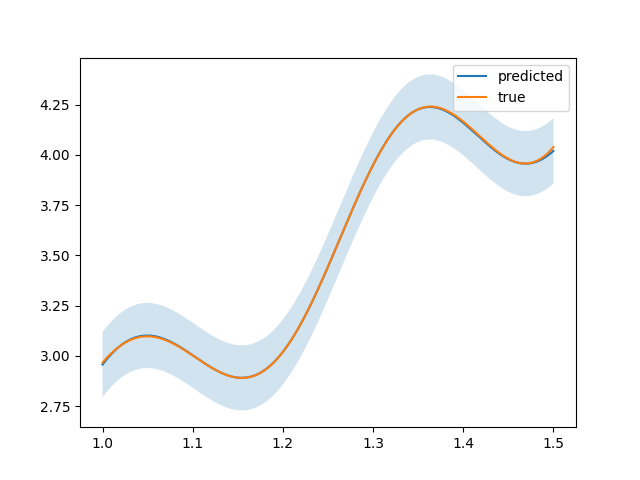

Write Python code to recreate this figure.
import resource, sys
resource.setrlimit(resource.RLIMIT_STACK, (2**29,-1))
sys.setrecursionlimit(10**6)
import numpy as np
from sklearn.decomposition import PCA
from sklearn.gaussian_process.kernels import DotProduct, WhiteKernel, RBF
import numpyro
from time import time
import chaospy
import matplotlib.pyplot as plt
from sklearn.gaussian_process import GaussianProcessRegressor
np.random.seed(0)
start=time()
num_data=5000
sigma=0.1
x=1+0.5*np.random.rand(num_data)
x=np.sort(x)
y=np.exp(x)*(1+0.1*np.sin(20*x))+sigma*np.random.randn(num_data)
gp=GaussianProcessRegressor(RBF(1.0) + WhiteKernel(noise_level=0.5))
gp.fit(x.reshape(-1,1), y.reshape(-1,1))
y_pred, y_pis = gp.predict(x.reshape(-1,1),return_std=True)
x=x.reshape(-1)
down=y_pred-1.64*y_pis
up=y_pred+1.64*y_pis
down=down.reshape(-1)
up=up.reshape(-1)
y_pred=y_pred.reshape(-1)
fig,ax=plt.subplots()
#ax.plot(x,y,label="noised")
ax.plot(x,y_pred,label="predicted")
ax.fill_between(x, down, up, alpha=0.2)
ax.plot(x,np.exp(x)*(1+0.1*np.sin(20*x)),label="true")

ax.legend()
fig.savefig('gpr.png')
y_pred=y_pred.reshape(-1)
print(time()-start)
print(np.mean((up-down)/y_pred))
print(np.linalg.norm(np.exp(x)*(1+0.1*np.sin(20*x))-y_pred)/np.linalg.norm(np.exp(x)*(1+0.1*np.sin(20*x))))